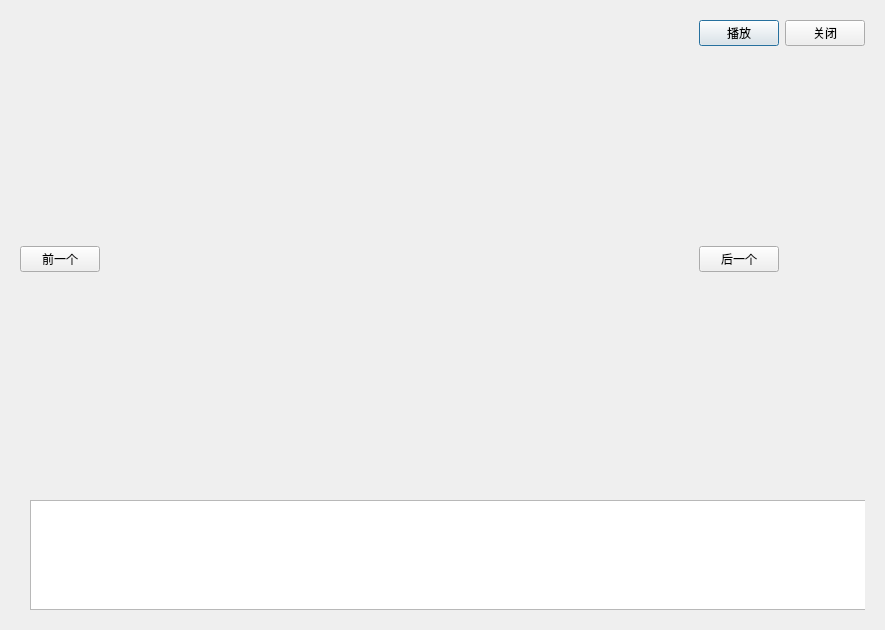
<?xml version="1.0" encoding="UTF-8"?>
<ui version="4.0">
 <class>SlideShow</class>
 <widget class="QDialog" name="SlideShow">
  <property name="geometry">
   <rect>
    <x>0</x>
    <y>0</y>
    <width>885</width>
    <height>630</height>
   </rect>
  </property>
  <property name="windowTitle">
   <string>Dialog</string>
  </property>
  <layout class="QVBoxLayout" name="verticalLayout" stretch="7,1">
   <item>
    <widget class="QWidget" name="wgt_SlideShow" native="true">
     <layout class="QGridLayout" name="gridLayout">
      <item row="0" column="2">
       <layout class="QHBoxLayout" name="horizontalLayout">
        <item>
         <widget class="PicStateBtn" name="pbtn_Play">
          <property name="text">
           <string>播放</string>
          </property>
         </widget>
        </item>
        <item>
         <widget class="PicButton" name="pbtn_Close">
          <property name="text">
           <string>关闭</string>
          </property>
         </widget>
        </item>
       </layout>
      </item>
      <item row="1" column="0">
       <widget class="QWidget" name="wgt_Pre" native="true">
        <property name="minimumSize">
         <size>
          <width>80</width>
          <height>0</height>
         </size>
        </property>
        <property name="maximumSize">
         <size>
          <width>80</width>
          <height>16777215</height>
         </size>
        </property>
        <layout class="QVBoxLayout" name="verticalLayout_2">
         <property name="leftMargin">
          <number>0</number>
         </property>
         <property name="topMargin">
          <number>0</number>
         </property>
         <property name="rightMargin">
          <number>0</number>
         </property>
         <property name="bottomMargin">
          <number>0</number>
         </property>
         <item>
          <widget class="PicButton" name="pbtn_Pre">
           <property name="text">
            <string>前一个</string>
           </property>
          </widget>
         </item>
        </layout>
       </widget>
      </item>
      <item row="1" column="1">
       <widget class="PicAnimationWgt" name="wgt_PicAnimation" native="true"/>
      </item>
      <item row="1" column="2">
       <widget class="QWidget" name="wgt_Next" native="true">
        <property name="minimumSize">
         <size>
          <width>80</width>
          <height>0</height>
         </size>
        </property>
        <property name="maximumSize">
         <size>
          <width>80</width>
          <height>16777215</height>
         </size>
        </property>
        <layout class="QVBoxLayout" name="verticalLayout_3">
         <property name="leftMargin">
          <number>0</number>
         </property>
         <property name="topMargin">
          <number>0</number>
         </property>
         <property name="rightMargin">
          <number>0</number>
         </property>
         <property name="bottomMargin">
          <number>0</number>
         </property>
         <item>
          <widget class="PicButton" name="pbtn_Next">
           <property name="text">
            <string>后一个</string>
           </property>
          </widget>
         </item>
        </layout>
       </widget>
      </item>
     </layout>
    </widget>
   </item>
   <item>
    <widget class="QWidget" name="wgt_PreviewShow" native="true">
     <layout class="QHBoxLayout" name="horizontalLayout_4">
      <item>
       <widget class="QWidget" name="wgt_PreviewParent" native="true">
        <property name="minimumSize">
         <size>
          <width>0</width>
          <height>120</height>
         </size>
        </property>
        <property name="maximumSize">
         <size>
          <width>16777215</width>
          <height>120</height>
         </size>
        </property>
        <widget class="PreviewListWgt" name="lwgt_Preview">
         <property name="geometry">
          <rect>
           <x>10</x>
           <y>10</y>
           <width>16777215</width>
           <height>110</height>
          </rect>
         </property>
         <property name="minimumSize">
          <size>
           <width>0</width>
           <height>110</height>
          </size>
         </property>
         <property name="maximumSize">
          <size>
           <width>16777215</width>
           <height>110</height>
          </size>
         </property>
         <property name="flow">
          <enum>QListView::LeftToRight</enum>
         </property>
        </widget>
       </widget>
      </item>
     </layout>
    </widget>
   </item>
  </layout>
 </widget>
 <customwidgets>
  <customwidget>
   <class>PicButton</class>
   <extends>QPushButton</extends>
   <header location="global">picbutton.h</header>
  </customwidget>
  <customwidget>
   <class>PicStateBtn</class>
   <extends>QPushButton</extends>
   <header location="global">picstatebtn.h</header>
  </customwidget>
  <customwidget>
   <class>PicAnimationWgt</class>
   <extends>QWidget</extends>
   <header>picanimationwgt.h</header>
   <container>1</container>
  </customwidget>
  <customwidget>
   <class>PreviewListWgt</class>
   <extends>QListWidget</extends>
   <header location="global">previewlistwgt.h</header>
  </customwidget>
 </customwidgets>
 <resources/>
 <connections/>
</ui>
